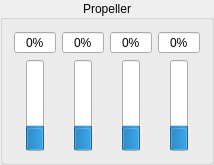
         <widget class="QGroupBox" name="groupBoxPropeller">
          <property name="minimumSize">
           <size>
            <width>0</width>
            <height>0</height>
           </size>
          </property>
          <property name="title">
           <string>Propeller</string>
          </property>
          <property name="alignment">
           <set>Qt::AlignCenter</set>
          </property>
          <layout class="QGridLayout" name="gridLayout_4">
           <item row="0" column="0">
            <widget class="QWidget" name="widgetPropeller_1" native="true">
             <property name="minimumSize">
              <size>
               <width>0</width>
               <height>0</height>
              </size>
             </property>
             <layout class="QGridLayout" name="gridLayout_16">
              <property name="leftMargin">
               <number>0</number>
              </property>
              <property name="topMargin">
               <number>0</number>
              </property>
              <property name="rightMargin">
               <number>0</number>
              </property>
              <property name="bottomMargin">
               <number>0</number>
              </property>
              <item row="2" column="2">
               <spacer name="spacerPropellerR_1">
                <property name="orientation">
                 <enum>Qt::Horizontal</enum>
                </property>
                <property name="sizeHint" stdset="0">
                 <size>
                  <width>1</width>
                  <height>20</height>
                 </size>
                </property>
               </spacer>
              </item>
              <item row="2" column="1">
               <widget class="QProgressBar" name="barPropeller_1">
                <property name="maximumSize">
                 <size>
                  <width>18</width>
                  <height>16777215</height>
                 </size>
                </property>
                <property name="value">
                 <number>24</number>
                </property>
                <property name="textVisible">
                 <bool>false</bool>
                </property>
                <property name="orientation">
                 <enum>Qt::Vertical</enum>
                </property>
                <property name="format">
                 <string/>
                </property>
               </widget>
              </item>
              <item row="2" column="0">
               <spacer name="spacerPropellerL_1">
                <property name="orientation">
                 <enum>Qt::Horizontal</enum>
                </property>
                <property name="sizeHint" stdset="0">
                 <size>
                  <width>1</width>
                  <height>20</height>
                 </size>
                </property>
               </spacer>
              </item>
              <item row="0" column="0" colspan="3">
               <widget class="QSpinBox" name="spinBoxPropeller_1">
                <property name="focusPolicy">
                 <enum>Qt::NoFocus</enum>
                </property>
                <property name="alignment">
                 <set>Qt::AlignCenter</set>
                </property>
                <property name="readOnly">
                 <bool>true</bool>
                </property>
                <property name="buttonSymbols">
                 <enum>QAbstractSpinBox::NoButtons</enum>
                </property>
                <property name="suffix">
                 <string>%</string>
                </property>
                <property name="maximum">
                 <number>100</number>
                </property>
               </widget>
              </item>
             </layout>
            </widget>
           </item>
           <item row="0" column="1">
            <widget class="QWidget" name="widgetPropeller_2" native="true">
             <property name="minimumSize">
              <size>
               <width>0</width>
               <height>0</height>
              </size>
             </property>
             <layout class="QGridLayout" name="gridLayout_17">
              <property name="leftMargin">
               <number>0</number>
              </property>
              <property name="topMargin">
               <number>0</number>
              </property>
              <property name="rightMargin">
               <number>0</number>
              </property>
              <property name="bottomMargin">
               <number>0</number>
              </property>
              <item row="2" column="2">
               <spacer name="spacerPropellerR_2">
                <property name="orientation">
                 <enum>Qt::Horizontal</enum>
                </property>
                <property name="sizeHint" stdset="0">
                 <size>
                  <width>1</width>
                  <height>20</height>
                 </size>
                </property>
               </spacer>
              </item>
              <item row="2" column="1">
               <widget class="QProgressBar" name="barPropeller_2">
                <property name="maximumSize">
                 <size>
                  <width>18</width>
                  <height>16777215</height>
                 </size>
                </property>
                <property name="value">
                 <number>24</number>
                </property>
                <property name="textVisible">
                 <bool>false</bool>
                </property>
                <property name="orientation">
                 <enum>Qt::Vertical</enum>
                </property>
                <property name="format">
                 <string/>
                </property>
               </widget>
              </item>
              <item row="2" column="0">
               <spacer name="spacerPropellerL_2">
                <property name="orientation">
                 <enum>Qt::Horizontal</enum>
                </property>
                <property name="sizeHint" stdset="0">
                 <size>
                  <width>1</width>
                  <height>20</height>
                 </size>
                </property>
               </spacer>
              </item>
              <item row="0" column="0" colspan="3">
               <widget class="QSpinBox" name="spinBoxPropeller_2">
                <property name="focusPolicy">
                 <enum>Qt::NoFocus</enum>
                </property>
                <property name="alignment">
                 <set>Qt::AlignCenter</set>
                </property>
                <property name="readOnly">
                 <bool>true</bool>
                </property>
                <property name="buttonSymbols">
                 <enum>QAbstractSpinBox::NoButtons</enum>
                </property>
                <property name="suffix">
                 <string>%</string>
                </property>
                <property name="maximum">
                 <number>100</number>
                </property>
               </widget>
              </item>
             </layout>
            </widget>
           </item>
           <item row="0" column="2">
            <widget class="QWidget" name="widgetPropeller_3" native="true">
             <property name="minimumSize">
              <size>
               <width>0</width>
               <height>0</height>
              </size>
             </property>
             <layout class="QGridLayout" name="gridLayout_18">
              <property name="leftMargin">
               <number>0</number>
              </property>
              <property name="topMargin">
               <number>0</number>
              </property>
              <property name="rightMargin">
               <number>0</number>
              </property>
              <property name="bottomMargin">
               <number>0</number>
              </property>
              <item row="2" column="2">
               <spacer name="spacerPropellerR_3">
                <property name="orientation">
                 <enum>Qt::Horizontal</enum>
                </property>
                <property name="sizeHint" stdset="0">
                 <size>
                  <width>1</width>
                  <height>20</height>
                 </size>
                </property>
               </spacer>
              </item>
              <item row="2" column="1">
               <widget class="QProgressBar" name="barPropeller_3">
                <property name="maximumSize">
                 <size>
                  <width>18</width>
                  <height>16777215</height>
                 </size>
                </property>
                <property name="value">
                 <number>24</number>
                </property>
                <property name="textVisible">
                 <bool>false</bool>
                </property>
                <property name="orientation">
                 <enum>Qt::Vertical</enum>
                </property>
                <property name="format">
                 <string/>
                </property>
               </widget>
              </item>
              <item row="2" column="0">
               <spacer name="spacerPropellerL_3">
                <property name="orientation">
                 <enum>Qt::Horizontal</enum>
                </property>
                <property name="sizeHint" stdset="0">
                 <size>
                  <width>1</width>
                  <height>20</height>
                 </size>
                </property>
               </spacer>
              </item>
              <item row="0" column="0" colspan="3">
               <widget class="QSpinBox" name="spinBoxPropeller_3">
                <property name="focusPolicy">
                 <enum>Qt::NoFocus</enum>
                </property>
                <property name="alignment">
                 <set>Qt::AlignCenter</set>
                </property>
                <property name="readOnly">
                 <bool>true</bool>
                </property>
                <property name="buttonSymbols">
                 <enum>QAbstractSpinBox::NoButtons</enum>
                </property>
                <property name="suffix">
                 <string>%</string>
                </property>
                <property name="maximum">
                 <number>100</number>
                </property>
               </widget>
              </item>
             </layout>
            </widget>
           </item>
           <item row="0" column="3">
            <widget class="QWidget" name="widgetPropeller_4" native="true">
             <property name="minimumSize">
              <size>
               <width>0</width>
               <height>0</height>
              </size>
             </property>
             <layout class="QGridLayout" name="gridLayout_19">
              <property name="leftMargin">
               <number>0</number>
              </property>
              <property name="topMargin">
               <number>0</number>
              </property>
              <property name="rightMargin">
               <number>0</number>
              </property>
              <property name="bottomMargin">
               <number>0</number>
              </property>
              <item row="2" column="2">
               <spacer name="spacerPropellerR_4">
                <property name="orientation">
                 <enum>Qt::Horizontal</enum>
                </property>
                <property name="sizeHint" stdset="0">
                 <size>
                  <width>1</width>
                  <height>20</height>
                 </size>
                </property>
               </spacer>
              </item>
              <item row="2" column="1">
               <widget class="QProgressBar" name="barPropeller_4">
                <property name="maximumSize">
                 <size>
                  <width>18</width>
                  <height>16777215</height>
                 </size>
                </property>
                <property name="value">
                 <number>24</number>
                </property>
                <property name="textVisible">
                 <bool>false</bool>
                </property>
                <property name="orientation">
                 <enum>Qt::Vertical</enum>
                </property>
                <property name="format">
                 <string/>
                </property>
               </widget>
              </item>
              <item row="2" column="0">
               <spacer name="spacerPropellerL_4">
                <property name="orientation">
                 <enum>Qt::Horizontal</enum>
                </property>
                <property name="sizeHint" stdset="0">
                 <size>
                  <width>1</width>
                  <height>20</height>
                 </size>
                </property>
               </spacer>
              </item>
              <item row="0" column="0" colspan="3">
               <widget class="QSpinBox" name="spinBoxPropeller_4">
                <property name="focusPolicy">
                 <enum>Qt::NoFocus</enum>
                </property>
                <property name="alignment">
                 <set>Qt::AlignCenter</set>
                </property>
                <property name="readOnly">
                 <bool>true</bool>
                </property>
                <property name="buttonSymbols">
                 <enum>QAbstractSpinBox::NoButtons</enum>
                </property>
                <property name="suffix">
                 <string>%</string>
                </property>
                <property name="maximum">
                 <number>100</number>
                </property>
               </widget>
              </item>
             </layout>
            </widget>
           </item>
          </layout>
         </widget>
